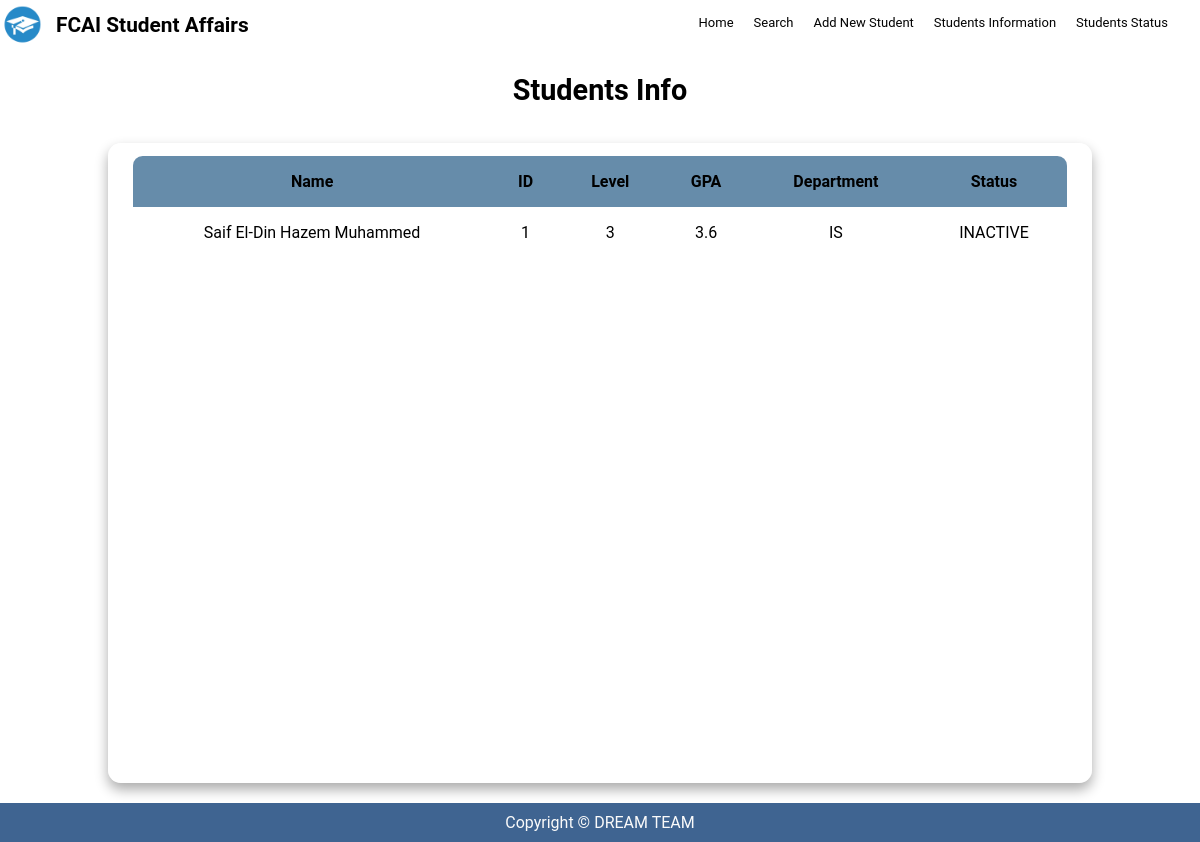
/students/, run on an earlier commit of the app's database.
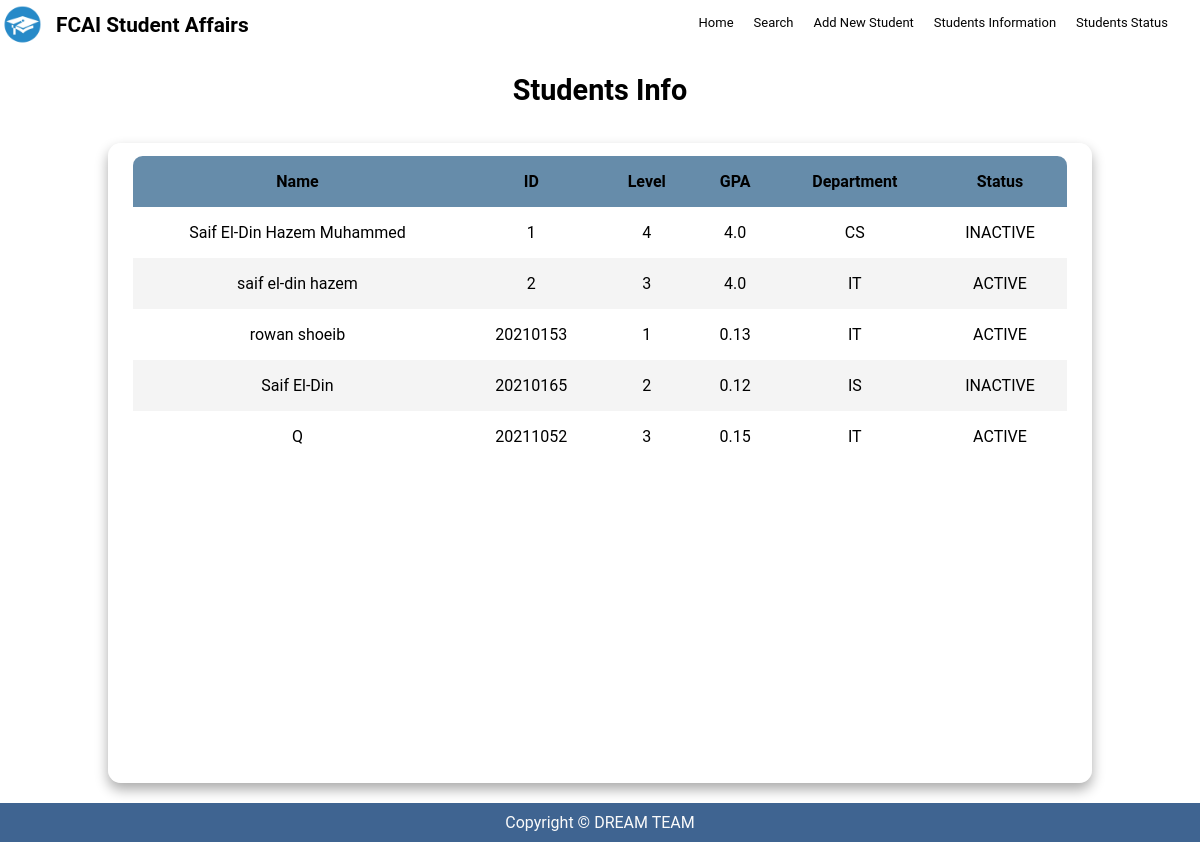
And on a later commit of the database.
### students/models.py (models this page shows, shortened)
class Student(models.Model):
    name = models.CharField(max_length=50)
    status = models.CharField(max_length=25, choices=STATUS)
    birthDate = models.DateField()
    gpa = models.FloatField()
    phoneNumber = models.CharField(max_length=11)
    email = models.EmailField()
    gender = models.CharField(max_length=6, choices=GENDER)
    level = models.IntegerField(choices=LEVEL_CHOICES)
    department = models.CharField(max_length=25, choices=DEPARTMENTS)

### students/views.py (the view)
# urls.py: path('students/', views.studentData, name='studentData'),
def studentData(request):
    allStudents = Student.objects.all()  # Get all students from the database
    context = {'allStudents': allStudents}
    return render(request, 'studentData.html', context)

### students/templates/studentData.html
{% extends 'base.html' %} {% block body %}
<br /><br /><br />
<section class="table__header">
  <h1 class="statusTitle">Students Info</h1>
</section>
<div class="allStatusTable">
  <main class="table" id="saifTable">
    <section class="table__body">
      <table>
        <thead>
          <tr>
            <th>Name</th>
            <th>ID</th>
            <th>Level</th>
            <th>GPA</th>
            <th>Department</th>
            <th>Status</th>
          </tr>
        </thead>
        <tbody>
          {% for student in allStudents %}
          <div id="studentContainer">
            <tr>
              <td>
                <a
                  style="text-decoration: none; color: black"
                  onmouseover="this.style.color='#668caafe'; this.style.fontWeight='bold';"
                  onmouseout="this.style.color='black';this.style.fontWeight='normal';"
                  href="{% url 'students:studentInfo' student.id %}"
                  >{{student.name}}
                </a>
              </td>
              <td>{{student.id}}</td>
              <td>{{student.level}}</td>
              <td>{{student.gpa}}</td>
              <td>{{student.department}}</td>
              <td>{{student.status}}</td>
            </tr>
          </div>
          {% endfor %}
        </tbody>
      </table>
    </section>
  </main>
</div>
{% endblock body %}

What changed in the data, as far as the page shows it:
changed Student "Saif El-Din Hazem Muhammed": level "3" → "4"; gpa "3.6" → "4.0"; department "IS" → "CS"
added Student: name "saif el-din hazem", id "2", level "3", gpa "4.0", department "IT", status "ACTIVE"
added Student: name "rowan shoeib", id "20210153", level "1", gpa "0.13", department "IT", status "ACTIVE"
added Student: name "Saif El-Din", id "20210165", level "2", gpa "0.12", department "IS", status "INACTIVE"
added Student: name "Q", id "20211052", level "3", gpa "0.15", department "IT", status "ACTIVE"
